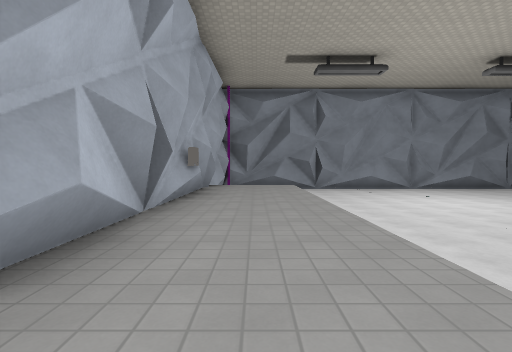
view 1 (above)

13 first-person views from a walk through a level from a Godot 3-D game. The camera is 1.2 m above the floor, tilts 2° down and sees 85° across. The floor is counted in squares, 2 m on a side. Each view is taken from the middle of a square. On the plan, view 1 faces up. The plan holds only what a view shows up to about 9 squares ahead; the rest is blank. The place goes on beyond the plan. Characters and animated objects are not drawn. Surface patterns are stand-ins for the level's own textures.

view 2
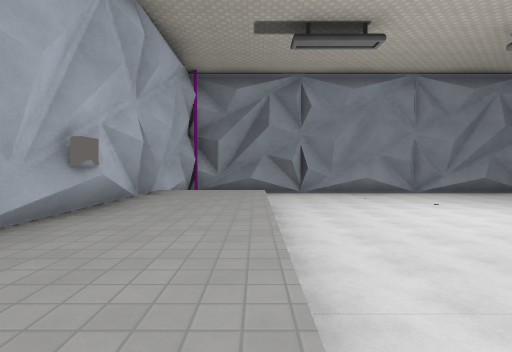

view 3
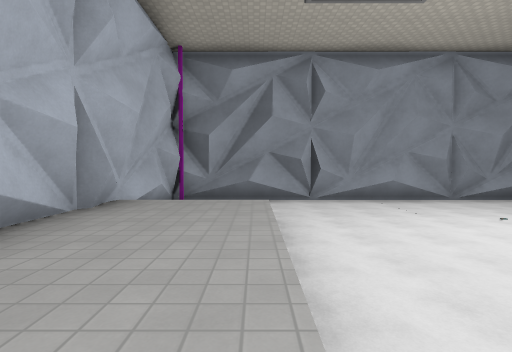

view 4
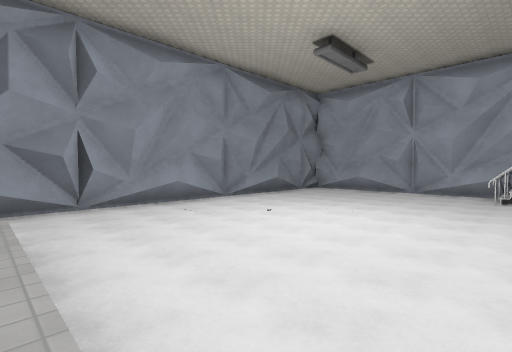

view 5
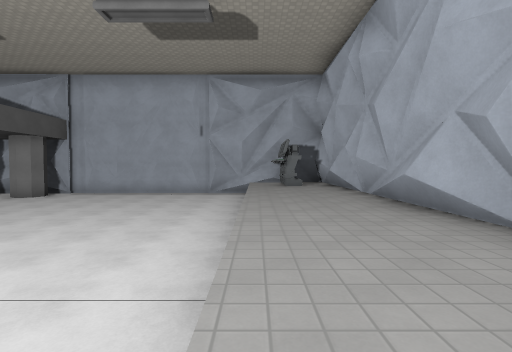

view 6
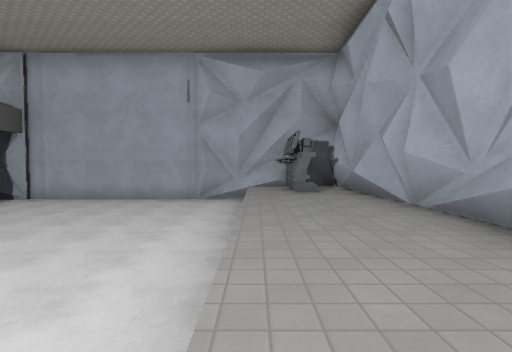

view 7
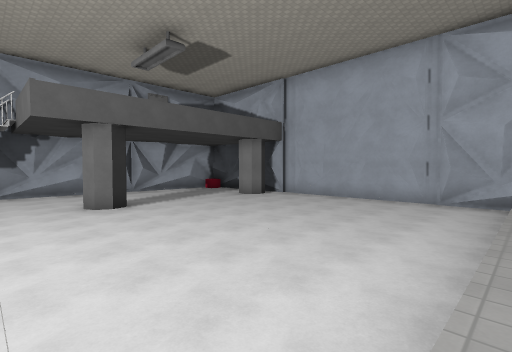

view 8
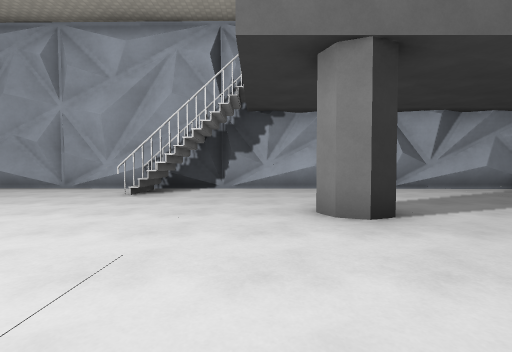

view 9
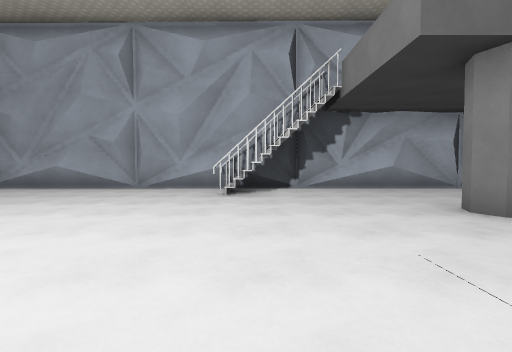

view 10
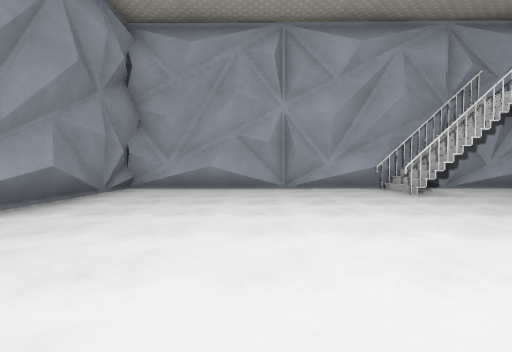

view 11
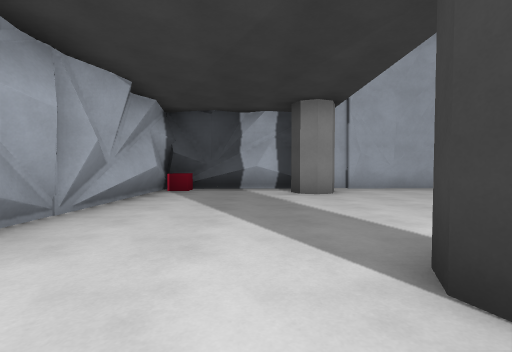

view 12
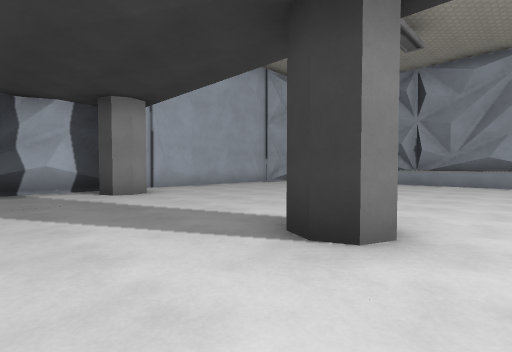

view 13
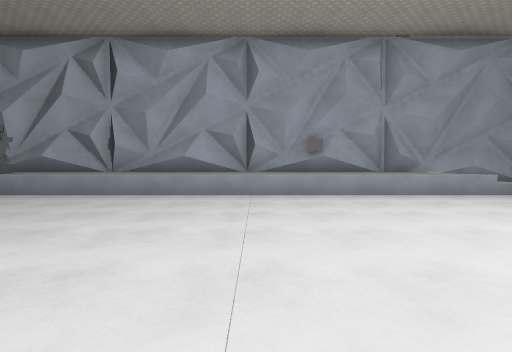

### Floor plan
Key: @ floor where view 1 was taken; # wall or solid block; . main floor; : floor 0.75 m higher than the main floor; / step, stairs or slope; D closed door.
Columns run from 2 left of view 1 to 13 right of it. Each row starts with its distance up from view 1.
 13  ###############
 12 #  ............#
 11 #  ............#
 10 #/ /...........#
  9 #///...........#
  8 #::/...........#
  7 #::/...........#
  6 #::/...........#
  5 #::/.........###
  4 #::/...........#
  3 #::/...........#
  2 #::/.......#...#
  1 #::/...........#
  0 #:@/...........#
 -1 #::/..........D#
 -2 #::/..........D#
 -3 #:#/.......#..##
 -4 #: /.......#..#
 -5 ###############

Where each view was taken, in squares from view 1:
view 1: 0 up, 0 right, facing up
view 2: 2 up, 1 right, facing up
view 3: 4 up, 1 right, facing up
view 4: 5 up, 1 right, facing up-right
view 5: 6 up, 1 right, facing down
view 6: 4 up, 1 right, facing down
view 7: 4 up, 1 right, facing down-right
view 8: 3 up, 5 right, facing right
view 9: 5 up, 5 right, facing right
view 10: 9 up, 5 right, facing right
view 11: 3 up, 10 right, facing down
view 12: 3 up, 11 right, facing down-left
view 13: 4 up, 7 right, facing left
